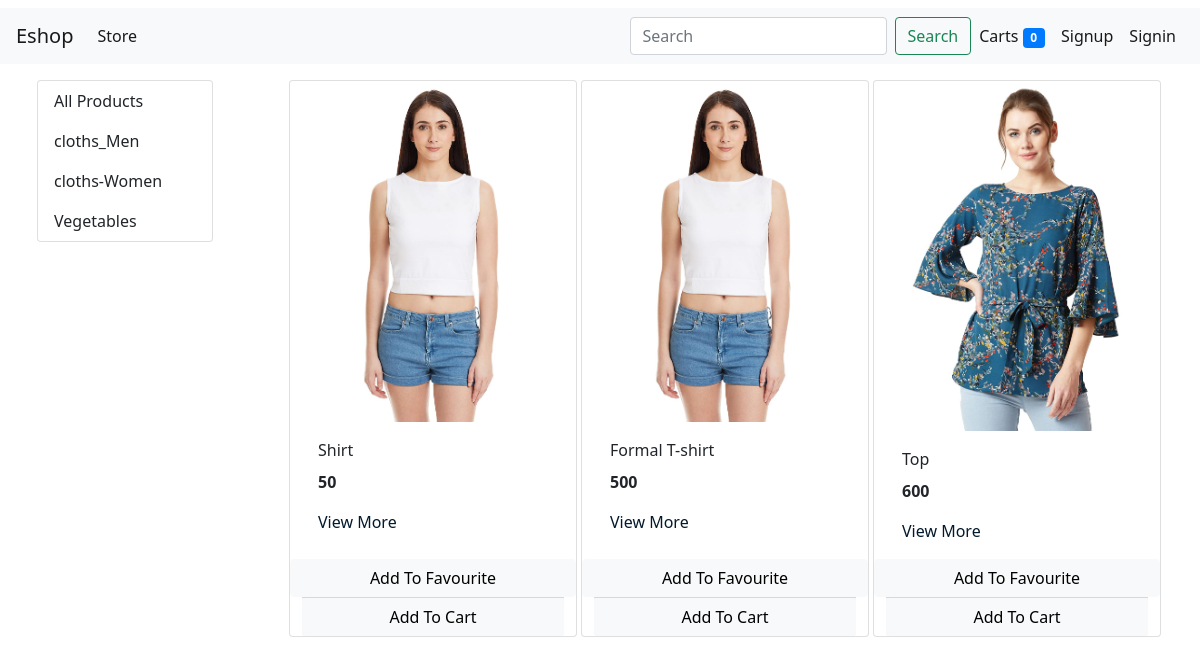
The app's page /?category=2 with its own data.
### store/models/category.py (models this page shows, shortened)
class Category(models.Model):
    name= models.CharField(max_length=20)
    @staticmethod
    def get_all_categories():
        return Category.objects.all()

### store/models/products.py (models this page shows, shortened)
class Product(models.Model):
    name=models.CharField(max_length=50)
    price=models.IntegerField(default=0)
    category=models.ForeignKey(Category, on_delete=models.CASCADE, default=1, null=True, blank=True)
    description=models.CharField(max_length=200, default='')
    image=models.ImageField(upload_to='upload/products/', default="default.jpg")
    @staticmethod
    def get_all_products_by_id(category_id):
        if category_id:
            return Product.objects.filter(category=category_id)
        else:
            return Product.get_all_products()

### store/views/home.py (the view, shortened to what this page needs)
# urls.py: path('', Index.as_view(), name='homepage'),
class Index(View):
    def get(self,request):
        cart=request.session.get('cart')
        if not cart:
            request.session['cart']={}
        categoryid = request.GET.get('category')
        nothing=""
        if 'query' in request.GET or categoryid:
            if categoryid:
                products= Product.get_all_products_by_id(categoryid)
            else:
               query=request.GET.get('query')
               products=Product.objects.filter(name__icontains=query)
               if len(products)==0:
                  nothing="Nothing Found"
        else:
            products=Product.objects.all()
        d = {}
        customer=request.session.get('customer')
        c=Cart.objects.filter(user=customer)
        if customer:
            s= CartItemForm()
            d['customer']=customer
        else:
            s="Not logged in"
        for i in c:
            cartitem=CartItem.objects.filter(cart=i)
            s= CartItemForm(initial={'cart': i})
            d["i"]=i.id
            if cartitem:
              d["cartitem"]=cartitem
        dicc={}
        try:
          for i in cartitem:
            dicc[i.product.id]=i.quantity
        except:
            pass
        d["total_quantity"]=sum(dicc.values())
        d["products"]=products
        d["form"]=s
        d["pro_list"]=dicc
        d['products']=products
        d['categories']=Category.get_all_categories()
        d["nothing"]=nothing
        return render(request, 'index.html', d)

### store/templatetags/cart.py (called while the page is built)
@register.filter(name='total_cart')
def total_cart(cart):
    return sum([i for i in cart])

@register.filter(name='is_in_cart')
def is_in_cart(product , cart):
    keys=cart.keys()
    for id in keys:
        if int(id)==product.id:
            return True
    return False

### store/templates/index.html (shortened to what this page needs)
{% extends 'base.html'%}
{% block content%}
{% load cart %}
<div class="container-fluid mt-3">
  <div class="row">
    <div class="col-lg-2 mx-auto">
      <div class="list-group">
        <a href="/" class="list-group-item list-group-item-action">All Products</a>
        {% for i in categories %}
        <a href="/?category={{i.id}}" class="list-group-item list-group-item-action">{{i.name}}</a>
        {% endfor %}
      </div>
    </div>
    <div id='products' class="col-lg-9 mx-auto">
      <div class="row mx-auto">
        {% for product in products %}
        <div class="card mx-auto mb-3" id={{product.id}} style="width: 18rem;">
          <img class="card-img-top" src="{{product.image.url}}" alt="Card image cap">
          <div class="card-body">
            <p class="card-title">{{product.name}}</p>
            <p class="card-text"><b>{{product.price}}</b></p>
            <a href="product/{{product.id}}/" style="text-decoration: none;color:#03192c;">View More</a>
          </div>
          <div class="row no-gutters">
            <form action="/" method="POST" class="btn-block col-12" >
              {% if product|is_in_cart:request.session.favourite %}
              {% csrf_token %}
              <input  type="text" hidden name='fav' value='{{product.id}}'>
              <input  type="text" hidden name='remove1' value='True'>
              <input type="submit" class="float-right btn btn-light  form-control" value="Remove From Favourite">
              {%else%}
              <input type="submit" class="float-right btn btn-light  form-control" value="Add To Favourite">
              {%endif%}
            </form>
          </div>
          {% if customer%}
          {% if customer%}
          {%if product.id in pro_list%}
          <div class="card-footer p-0 no-gutters">
          <div class="row no-gutters">
           <form action="" method="POST" class="col-2">
            {%csrf_token%}
            <input type="text" name="rem" value="{{product.id}}" hidden>
            <input type="submit" class="float-right btn btn-light  form-control" value="-">
           </form>
            <div class="text-center col text-align">{{product.id|database_quantity:pro_list}} in Cart</div>
            <form action="" method="POST" class="col-2">
              {%csrf_token%}
            <input type="text" name="product" value="{{product.id}}" hidden>
            <input type="submit" class="float-right btn btn-light  form-control" value="+">
           </form>
          </div>
          </div>
          {%else%}
            <form action="/" method="POST" class="btn-block" style="width:285px;margin-left: -10px;">
              {% csrf_token %}
              <input  type="text" name='product' value='{{product.id}}' hidden>
              <input  type="text" name='quantity' value=1 hidden>
              <input  type="text" name='cart' value={{i}} hidden>
              <input type="submit" class="float-right btn btn-light  form-control" value="Add To DB Cart">
              {%endif%}
            </form>
          {% endif%}
          {% else%}
          <div class="card-footer p-0 no-gutters">
            {% if product|is_in_cart:request.session.cart %}
            <div class="row no-gutters">
              <form action="/" class="col-2 " method="post">
                {% csrf_token %}
                <input  type="text" hidden name='product' value='{{product.id}}'>
                <input  type="text" hidden name='remove' value='True'>
                <input type="submit" value=" - " class="btn btn-block btn-secondary  border-right">
              </form>
              <div class="text-center col text-align">{{product|cart_quantity:request.session.cart}} in Cart</div>
              <form action="/#{{product.id}}" class="col-2 " method="post">
                {% csrf_token %}
                <input hidden type="text" name='product' value='{{product.id}}'>
                <input type="submit" value=" + " class="btn btn-block btn-secondary border-left">
              </form>
            </div>
            {% else %}
            <form action="/" method="POST" class="btn-block">
              <input type="submit" class="float-right btn btn-light  form-control" value="Add To Cart">
            </form>
            {% endif %}
          </div>
          {% endif%}
        </div>
        {% endfor %}
      </div>
    </div>
  </div>
</div>
{% endblock%}

### store/templates/base.html (style rules this page uses)
body { width: 100%; height: 100%; }

### records on screen
Category: name "cloths_Men"
Category: name "cloths-Women"
Category: name "Vegetables"
Product: image (picture), name "Shirt", price "50"
Product: image (picture), name "Formal T-shirt", price "500"
Product: image (picture), name "Top", price "600"

### other values on screen
{{ request.session.cart.values|total_cart }} "0"
